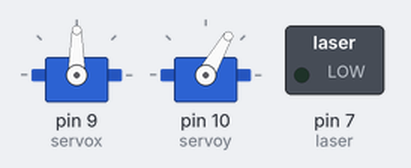
Bench run of a sketch on a simulated Arduino Uno, built with avr-gcc and run on an emulated ATmega328P. Parts: 2 × servo, switched loads named in the sketch (green lamp = pin HIGH).

Above: at 0.05 s.
At 1.6 s:
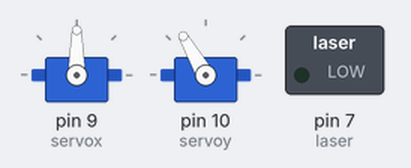
At 2.4 s:
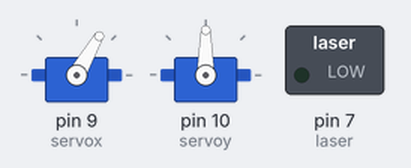
At 3.2 s:
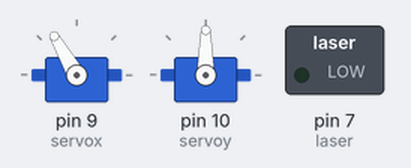
Timing chart, 0 to 7.4 s (numbered marks = the images above):
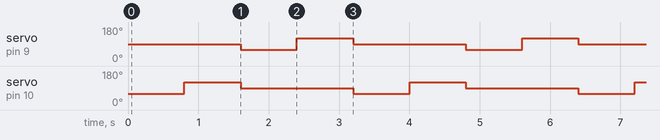

Measured:
- by itself, servo on pin 9 (servox): repeats every 3.2 s: 120° 0.80 s, 90° 1.6 s, 60° 0.80 s
- by itself, servo on pin 10 (servoy): repeats every 3.2 s: 90° 1.6 s, 60° 0.80 s, 120° 0.80 s

The sketch:

Laser_liner.ino
```cpp
#include <Servo.h>
#define laser 7

Servo servox;
Servo servoy;

void cartesian_coordinate(int x, int y, int laser_en);

int draw_x[4] = {0,0,10,-10};
int draw_y[4] = {10,-10,0,0};
int laser_con[4] = {1,1,1,1};


void setup()
{
  servox.attach(9);  // attaches the servo on pin 9 to the servo object
  servoy.attach(10);
  pinMode(laser,OUTPUT);
  digitalWrite(laser,LOW);
}

void loop()
{

for (int i = 0; i<=3; i++)
{
cartesian_coordinate(draw_x[i],draw_y[i],laser_con[i]);
delay(800);
}

}

void cartesian_coordinate(int x, int y, int laser_en)
{
int h,v;
h = map(x,-10,10,120,60);
v = map(y,-10,10,120,60);

if (laser_en == 1)
{
  digitalWrite(laser,LOW);
}
else
{
  digitalWrite(laser,HIGH);
}

servox.write(h);
servoy.write(v);
}
```
